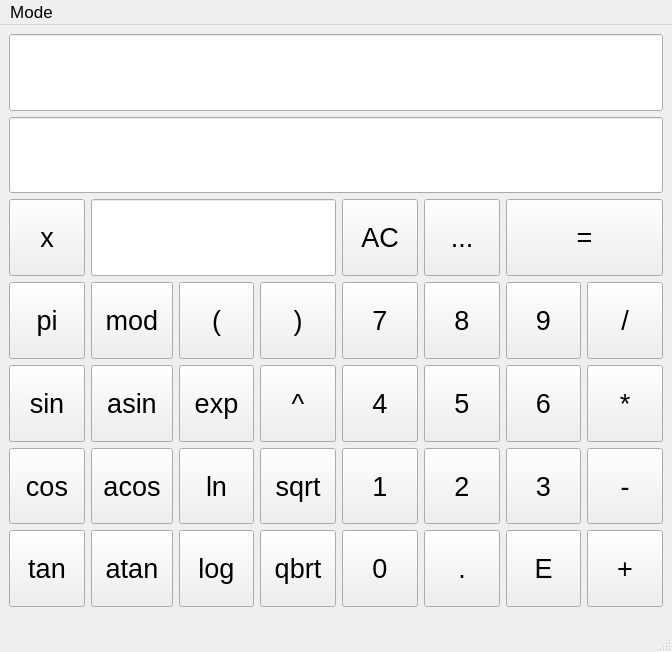
<?xml version="1.0" encoding="UTF-8"?>
<ui version="4.0">
 <class>MainWindow</class>
 <widget class="QMainWindow" name="MainWindow">
  <property name="geometry">
   <rect>
    <x>0</x>
    <y>0</y>
    <width>672</width>
    <height>643</height>
   </rect>
  </property>
  <property name="sizePolicy">
   <sizepolicy hsizetype="Expanding" vsizetype="Expanding">
    <horstretch>0</horstretch>
    <verstretch>0</verstretch>
   </sizepolicy>
  </property>
  <property name="font">
   <font>
    <pointsize>20</pointsize>
   </font>
  </property>
  <property name="windowTitle">
   <string>MainWindow</string>
  </property>
  <widget class="QWidget" name="centralwidget">
   <property name="minimumSize">
    <size>
     <width>672</width>
     <height>591</height>
    </size>
   </property>
   <layout class="QGridLayout" name="gridLayout">
    <item row="6" column="5">
     <widget class="QToolButton" name="toolButton_point">
      <property name="sizePolicy">
       <sizepolicy hsizetype="Expanding" vsizetype="Expanding">
        <horstretch>0</horstretch>
        <verstretch>0</verstretch>
       </sizepolicy>
      </property>
      <property name="minimumSize">
       <size>
        <width>50</width>
        <height>50</height>
       </size>
      </property>
      <property name="text">
       <string>.</string>
      </property>
     </widget>
    </item>
    <item row="5" column="6">
     <widget class="QToolButton" name="toolButton_number_3">
      <property name="sizePolicy">
       <sizepolicy hsizetype="Expanding" vsizetype="Expanding">
        <horstretch>0</horstretch>
        <verstretch>0</verstretch>
       </sizepolicy>
      </property>
      <property name="minimumSize">
       <size>
        <width>50</width>
        <height>50</height>
       </size>
      </property>
      <property name="text">
       <string>3</string>
      </property>
     </widget>
    </item>
    <item row="6" column="3">
     <widget class="QToolButton" name="toolButton_qbrt">
      <property name="sizePolicy">
       <sizepolicy hsizetype="Expanding" vsizetype="Expanding">
        <horstretch>0</horstretch>
        <verstretch>0</verstretch>
       </sizepolicy>
      </property>
      <property name="minimumSize">
       <size>
        <width>50</width>
        <height>50</height>
       </size>
      </property>
      <property name="text">
       <string>qbrt</string>
      </property>
     </widget>
    </item>
    <item row="5" column="0">
     <widget class="QToolButton" name="toolButton_cos">
      <property name="sizePolicy">
       <sizepolicy hsizetype="Expanding" vsizetype="Expanding">
        <horstretch>0</horstretch>
        <verstretch>0</verstretch>
       </sizepolicy>
      </property>
      <property name="minimumSize">
       <size>
        <width>50</width>
        <height>50</height>
       </size>
      </property>
      <property name="text">
       <string>cos</string>
      </property>
     </widget>
    </item>
    <item row="3" column="1">
     <widget class="QToolButton" name="toolButton_mod">
      <property name="sizePolicy">
       <sizepolicy hsizetype="Expanding" vsizetype="Expanding">
        <horstretch>0</horstretch>
        <verstretch>0</verstretch>
       </sizepolicy>
      </property>
      <property name="minimumSize">
       <size>
        <width>50</width>
        <height>50</height>
       </size>
      </property>
      <property name="text">
       <string>mod</string>
      </property>
     </widget>
    </item>
    <item row="4" column="7">
     <widget class="QToolButton" name="toolButton_mult">
      <property name="sizePolicy">
       <sizepolicy hsizetype="Expanding" vsizetype="Expanding">
        <horstretch>0</horstretch>
        <verstretch>0</verstretch>
       </sizepolicy>
      </property>
      <property name="minimumSize">
       <size>
        <width>50</width>
        <height>50</height>
       </size>
      </property>
      <property name="text">
       <string>*</string>
      </property>
     </widget>
    </item>
    <item row="6" column="0">
     <widget class="QToolButton" name="toolButton_tan">
      <property name="sizePolicy">
       <sizepolicy hsizetype="Expanding" vsizetype="Expanding">
        <horstretch>0</horstretch>
        <verstretch>0</verstretch>
       </sizepolicy>
      </property>
      <property name="minimumSize">
       <size>
        <width>50</width>
        <height>50</height>
       </size>
      </property>
      <property name="text">
       <string>tan</string>
      </property>
     </widget>
    </item>
    <item row="4" column="2">
     <widget class="QToolButton" name="toolButton_exp">
      <property name="sizePolicy">
       <sizepolicy hsizetype="Expanding" vsizetype="Expanding">
        <horstretch>0</horstretch>
        <verstretch>0</verstretch>
       </sizepolicy>
      </property>
      <property name="minimumSize">
       <size>
        <width>50</width>
        <height>50</height>
       </size>
      </property>
      <property name="text">
       <string>exp</string>
      </property>
     </widget>
    </item>
    <item row="3" column="6">
     <widget class="QToolButton" name="toolButton_number_9">
      <property name="sizePolicy">
       <sizepolicy hsizetype="Expanding" vsizetype="Expanding">
        <horstretch>0</horstretch>
        <verstretch>0</verstretch>
       </sizepolicy>
      </property>
      <property name="minimumSize">
       <size>
        <width>50</width>
        <height>50</height>
       </size>
      </property>
      <property name="text">
       <string>9</string>
      </property>
     </widget>
    </item>
    <item row="3" column="0">
     <widget class="QToolButton" name="toolButton_pi">
      <property name="sizePolicy">
       <sizepolicy hsizetype="Expanding" vsizetype="Expanding">
        <horstretch>0</horstretch>
        <verstretch>0</verstretch>
       </sizepolicy>
      </property>
      <property name="minimumSize">
       <size>
        <width>50</width>
        <height>50</height>
       </size>
      </property>
      <property name="text">
       <string>pi</string>
      </property>
     </widget>
    </item>
    <item row="5" column="5">
     <widget class="QToolButton" name="toolButton_number_2">
      <property name="sizePolicy">
       <sizepolicy hsizetype="Expanding" vsizetype="Expanding">
        <horstretch>0</horstretch>
        <verstretch>0</verstretch>
       </sizepolicy>
      </property>
      <property name="minimumSize">
       <size>
        <width>50</width>
        <height>50</height>
       </size>
      </property>
      <property name="text">
       <string>2</string>
      </property>
     </widget>
    </item>
    <item row="5" column="3">
     <widget class="QToolButton" name="toolButton_sqrt">
      <property name="sizePolicy">
       <sizepolicy hsizetype="Expanding" vsizetype="Expanding">
        <horstretch>0</horstretch>
        <verstretch>0</verstretch>
       </sizepolicy>
      </property>
      <property name="minimumSize">
       <size>
        <width>50</width>
        <height>50</height>
       </size>
      </property>
      <property name="text">
       <string>sqrt</string>
      </property>
     </widget>
    </item>
    <item row="6" column="7">
     <widget class="QToolButton" name="toolButton_add">
      <property name="sizePolicy">
       <sizepolicy hsizetype="Expanding" vsizetype="Expanding">
        <horstretch>0</horstretch>
        <verstretch>0</verstretch>
       </sizepolicy>
      </property>
      <property name="minimumSize">
       <size>
        <width>50</width>
        <height>50</height>
       </size>
      </property>
      <property name="text">
       <string>+</string>
      </property>
     </widget>
    </item>
    <item row="3" column="5">
     <widget class="QToolButton" name="toolButton_number_8">
      <property name="sizePolicy">
       <sizepolicy hsizetype="Expanding" vsizetype="Expanding">
        <horstretch>0</horstretch>
        <verstretch>0</verstretch>
       </sizepolicy>
      </property>
      <property name="minimumSize">
       <size>
        <width>50</width>
        <height>50</height>
       </size>
      </property>
      <property name="text">
       <string>8</string>
      </property>
     </widget>
    </item>
    <item row="5" column="1">
     <widget class="QToolButton" name="toolButton_acos">
      <property name="sizePolicy">
       <sizepolicy hsizetype="Expanding" vsizetype="Expanding">
        <horstretch>0</horstretch>
        <verstretch>0</verstretch>
       </sizepolicy>
      </property>
      <property name="minimumSize">
       <size>
        <width>50</width>
        <height>50</height>
       </size>
      </property>
      <property name="text">
       <string>acos</string>
      </property>
     </widget>
    </item>
    <item row="4" column="3">
     <widget class="QToolButton" name="toolButton_power">
      <property name="sizePolicy">
       <sizepolicy hsizetype="Expanding" vsizetype="Expanding">
        <horstretch>0</horstretch>
        <verstretch>0</verstretch>
       </sizepolicy>
      </property>
      <property name="minimumSize">
       <size>
        <width>50</width>
        <height>50</height>
       </size>
      </property>
      <property name="text">
       <string>^</string>
      </property>
     </widget>
    </item>
    <item row="4" column="6">
     <widget class="QToolButton" name="toolButton_number_6">
      <property name="sizePolicy">
       <sizepolicy hsizetype="Expanding" vsizetype="Expanding">
        <horstretch>0</horstretch>
        <verstretch>0</verstretch>
       </sizepolicy>
      </property>
      <property name="minimumSize">
       <size>
        <width>50</width>
        <height>50</height>
       </size>
      </property>
      <property name="text">
       <string>6</string>
      </property>
     </widget>
    </item>
    <item row="4" column="5">
     <widget class="QToolButton" name="toolButton_number_5">
      <property name="sizePolicy">
       <sizepolicy hsizetype="Expanding" vsizetype="Expanding">
        <horstretch>0</horstretch>
        <verstretch>0</verstretch>
       </sizepolicy>
      </property>
      <property name="minimumSize">
       <size>
        <width>50</width>
        <height>50</height>
       </size>
      </property>
      <property name="text">
       <string>5</string>
      </property>
     </widget>
    </item>
    <item row="4" column="0">
     <widget class="QToolButton" name="toolButton_sin">
      <property name="sizePolicy">
       <sizepolicy hsizetype="Expanding" vsizetype="Expanding">
        <horstretch>0</horstretch>
        <verstretch>0</verstretch>
       </sizepolicy>
      </property>
      <property name="minimumSize">
       <size>
        <width>50</width>
        <height>50</height>
       </size>
      </property>
      <property name="text">
       <string>sin</string>
      </property>
     </widget>
    </item>
    <item row="6" column="1">
     <widget class="QToolButton" name="toolButton_atan">
      <property name="sizePolicy">
       <sizepolicy hsizetype="Expanding" vsizetype="Expanding">
        <horstretch>0</horstretch>
        <verstretch>0</verstretch>
       </sizepolicy>
      </property>
      <property name="minimumSize">
       <size>
        <width>50</width>
        <height>50</height>
       </size>
      </property>
      <property name="text">
       <string>atan</string>
      </property>
     </widget>
    </item>
    <item row="3" column="7">
     <widget class="QToolButton" name="toolButton_div">
      <property name="sizePolicy">
       <sizepolicy hsizetype="Expanding" vsizetype="Expanding">
        <horstretch>0</horstretch>
        <verstretch>0</verstretch>
       </sizepolicy>
      </property>
      <property name="minimumSize">
       <size>
        <width>50</width>
        <height>50</height>
       </size>
      </property>
      <property name="text">
       <string>/</string>
      </property>
     </widget>
    </item>
    <item row="5" column="4">
     <widget class="QToolButton" name="toolButton_number_1">
      <property name="sizePolicy">
       <sizepolicy hsizetype="Expanding" vsizetype="Expanding">
        <horstretch>0</horstretch>
        <verstretch>0</verstretch>
       </sizepolicy>
      </property>
      <property name="minimumSize">
       <size>
        <width>50</width>
        <height>50</height>
       </size>
      </property>
      <property name="text">
       <string>1</string>
      </property>
     </widget>
    </item>
    <item row="4" column="4">
     <widget class="QToolButton" name="toolButton_number_4">
      <property name="sizePolicy">
       <sizepolicy hsizetype="Expanding" vsizetype="Expanding">
        <horstretch>0</horstretch>
        <verstretch>0</verstretch>
       </sizepolicy>
      </property>
      <property name="minimumSize">
       <size>
        <width>50</width>
        <height>50</height>
       </size>
      </property>
      <property name="text">
       <string>4</string>
      </property>
     </widget>
    </item>
    <item row="6" column="6">
     <widget class="QToolButton" name="toolButton_E">
      <property name="sizePolicy">
       <sizepolicy hsizetype="Expanding" vsizetype="Expanding">
        <horstretch>0</horstretch>
        <verstretch>0</verstretch>
       </sizepolicy>
      </property>
      <property name="minimumSize">
       <size>
        <width>50</width>
        <height>50</height>
       </size>
      </property>
      <property name="text">
       <string>E</string>
      </property>
     </widget>
    </item>
    <item row="4" column="1">
     <widget class="QToolButton" name="toolButton_asin">
      <property name="sizePolicy">
       <sizepolicy hsizetype="Expanding" vsizetype="Expanding">
        <horstretch>0</horstretch>
        <verstretch>0</verstretch>
       </sizepolicy>
      </property>
      <property name="minimumSize">
       <size>
        <width>50</width>
        <height>50</height>
       </size>
      </property>
      <property name="text">
       <string>asin</string>
      </property>
     </widget>
    </item>
    <item row="2" column="0">
     <widget class="QToolButton" name="toolButton_x">
      <property name="sizePolicy">
       <sizepolicy hsizetype="Expanding" vsizetype="Expanding">
        <horstretch>0</horstretch>
        <verstretch>0</verstretch>
       </sizepolicy>
      </property>
      <property name="minimumSize">
       <size>
        <width>50</width>
        <height>50</height>
       </size>
      </property>
      <property name="text">
       <string>x</string>
      </property>
     </widget>
    </item>
    <item row="5" column="7">
     <widget class="QToolButton" name="toolButton_sub">
      <property name="sizePolicy">
       <sizepolicy hsizetype="Expanding" vsizetype="Expanding">
        <horstretch>0</horstretch>
        <verstretch>0</verstretch>
       </sizepolicy>
      </property>
      <property name="minimumSize">
       <size>
        <width>50</width>
        <height>50</height>
       </size>
      </property>
      <property name="text">
       <string>-</string>
      </property>
     </widget>
    </item>
    <item row="6" column="2">
     <widget class="QToolButton" name="toolButton_log">
      <property name="sizePolicy">
       <sizepolicy hsizetype="Expanding" vsizetype="Expanding">
        <horstretch>0</horstretch>
        <verstretch>0</verstretch>
       </sizepolicy>
      </property>
      <property name="minimumSize">
       <size>
        <width>50</width>
        <height>50</height>
       </size>
      </property>
      <property name="text">
       <string>log</string>
      </property>
     </widget>
    </item>
    <item row="1" column="0" colspan="8">
     <widget class="QLineEdit" name="lineEdit_output">
      <property name="sizePolicy">
       <sizepolicy hsizetype="Expanding" vsizetype="Expanding">
        <horstretch>0</horstretch>
        <verstretch>0</verstretch>
       </sizepolicy>
      </property>
      <property name="readOnly">
       <bool>true</bool>
      </property>
     </widget>
    </item>
    <item row="3" column="4">
     <widget class="QToolButton" name="toolButton_number_7">
      <property name="sizePolicy">
       <sizepolicy hsizetype="Expanding" vsizetype="Expanding">
        <horstretch>0</horstretch>
        <verstretch>0</verstretch>
       </sizepolicy>
      </property>
      <property name="minimumSize">
       <size>
        <width>50</width>
        <height>50</height>
       </size>
      </property>
      <property name="text">
       <string>7</string>
      </property>
     </widget>
    </item>
    <item row="3" column="3">
     <widget class="QToolButton" name="toolButton_closeBracket">
      <property name="sizePolicy">
       <sizepolicy hsizetype="Expanding" vsizetype="Expanding">
        <horstretch>0</horstretch>
        <verstretch>0</verstretch>
       </sizepolicy>
      </property>
      <property name="minimumSize">
       <size>
        <width>50</width>
        <height>50</height>
       </size>
      </property>
      <property name="text">
       <string>)</string>
      </property>
     </widget>
    </item>
    <item row="0" column="0" colspan="8">
     <widget class="QLineEdit" name="lineEdit_iuput">
      <property name="sizePolicy">
       <sizepolicy hsizetype="Expanding" vsizetype="MinimumExpanding">
        <horstretch>0</horstretch>
        <verstretch>0</verstretch>
       </sizepolicy>
      </property>
     </widget>
    </item>
    <item row="3" column="2">
     <widget class="QToolButton" name="toolButton_openBracket">
      <property name="sizePolicy">
       <sizepolicy hsizetype="Expanding" vsizetype="Expanding">
        <horstretch>0</horstretch>
        <verstretch>0</verstretch>
       </sizepolicy>
      </property>
      <property name="minimumSize">
       <size>
        <width>50</width>
        <height>50</height>
       </size>
      </property>
      <property name="text">
       <string>(</string>
      </property>
     </widget>
    </item>
    <item row="6" column="4">
     <widget class="QToolButton" name="toolButton_number_0">
      <property name="sizePolicy">
       <sizepolicy hsizetype="Expanding" vsizetype="Expanding">
        <horstretch>0</horstretch>
        <verstretch>0</verstretch>
       </sizepolicy>
      </property>
      <property name="minimumSize">
       <size>
        <width>50</width>
        <height>50</height>
       </size>
      </property>
      <property name="text">
       <string>0</string>
      </property>
     </widget>
    </item>
    <item row="5" column="2">
     <widget class="QToolButton" name="toolButton_ln">
      <property name="sizePolicy">
       <sizepolicy hsizetype="Expanding" vsizetype="Expanding">
        <horstretch>0</horstretch>
        <verstretch>0</verstretch>
       </sizepolicy>
      </property>
      <property name="minimumSize">
       <size>
        <width>50</width>
        <height>50</height>
       </size>
      </property>
      <property name="text">
       <string>ln</string>
      </property>
     </widget>
    </item>
    <item row="2" column="6" colspan="2">
     <widget class="QToolButton" name="toolButton_equal">
      <property name="sizePolicy">
       <sizepolicy hsizetype="Expanding" vsizetype="Expanding">
        <horstretch>0</horstretch>
        <verstretch>0</verstretch>
       </sizepolicy>
      </property>
      <property name="minimumSize">
       <size>
        <width>50</width>
        <height>50</height>
       </size>
      </property>
      <property name="text">
       <string>=</string>
      </property>
     </widget>
    </item>
    <item row="2" column="5">
     <widget class="QToolButton" name="toolButton_backspace">
      <property name="sizePolicy">
       <sizepolicy hsizetype="Expanding" vsizetype="Expanding">
        <horstretch>0</horstretch>
        <verstretch>0</verstretch>
       </sizepolicy>
      </property>
      <property name="minimumSize">
       <size>
        <width>50</width>
        <height>50</height>
       </size>
      </property>
      <property name="text">
       <string>...</string>
      </property>
     </widget>
    </item>
    <item row="2" column="4">
     <widget class="QToolButton" name="toolButton_deleteAll">
      <property name="sizePolicy">
       <sizepolicy hsizetype="Expanding" vsizetype="Expanding">
        <horstretch>0</horstretch>
        <verstretch>0</verstretch>
       </sizepolicy>
      </property>
      <property name="minimumSize">
       <size>
        <width>50</width>
        <height>50</height>
       </size>
      </property>
      <property name="text">
       <string>AC</string>
      </property>
     </widget>
    </item>
    <item row="2" column="1" colspan="3">
     <widget class="QLineEdit" name="lineEdit_input_x">
      <property name="sizePolicy">
       <sizepolicy hsizetype="MinimumExpanding" vsizetype="Expanding">
        <horstretch>0</horstretch>
        <verstretch>0</verstretch>
       </sizepolicy>
      </property>
     </widget>
    </item>
   </layout>
  </widget>
  <widget class="QMenuBar" name="menubar">
   <property name="geometry">
    <rect>
     <x>0</x>
     <y>0</y>
     <width>672</width>
     <height>22</height>
    </rect>
   </property>
   <property name="font">
    <font>
     <pointsize>13</pointsize>
    </font>
   </property>
   <widget class="QMenu" name="menu">
    <property name="title">
     <string>Mode</string>
    </property>
    <addaction name="action_cacl"/>
   </widget>
   <addaction name="menu"/>
  </widget>
  <widget class="QStatusBar" name="statusbar"/>
  <action name="action_cacl">
   <property name="text">
    <string>calc</string>
   </property>
  </action>
 </widget>
 <resources/>
 <connections/>
</ui>
